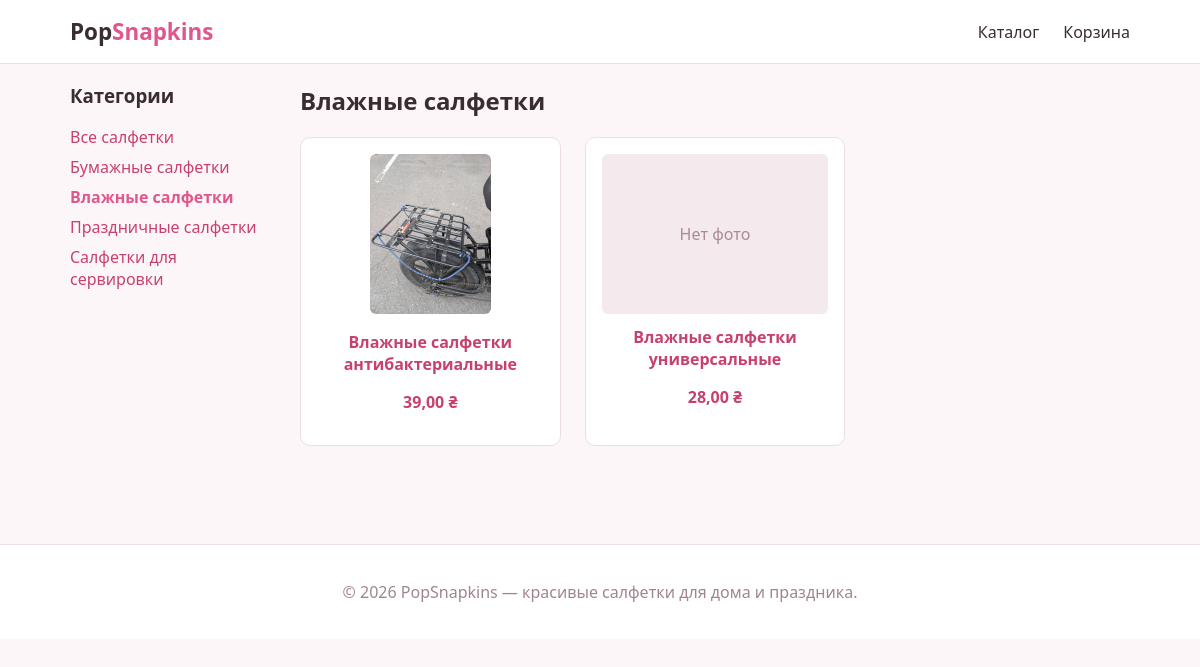
/category/wet/, run on the app's committed database.
### shop/models.py (models this page shows, shortened)
class Category(models.Model):
    name = models.CharField('Название', max_length=100)
    slug = models.SlugField('URL', max_length=100, unique=True)
    class Meta:
        verbose_name = 'Категория'
        verbose_name_plural = 'Категории'
        ordering = ['name']
    def get_absolute_url(self):
        return reverse('shop:product_list_by_category', args=[self.slug])

class Product(models.Model):
    category = models.ForeignKey(
        Category, related_name='products', on_delete=models.CASCADE,
        verbose_name='Категория',
    )
    name = models.CharField('Название', max_length=200)
    slug = models.SlugField('URL', max_length=200, unique=True)
    description = models.TextField('Описание', blank=True)
    image = models.ImageField('Изображение', upload_to='products/%Y/%m/', blank=True)
    price = models.DecimalField('Цена', max_digits=8, decimal_places=2)
    stock = models.PositiveIntegerField('Остаток на складе', default=0)
    available = models.BooleanField('В продаже', default=True)
    created = models.DateTimeField('Создан', auto_now_add=True)
    updated = models.DateTimeField('Обновлён', auto_now=True)
    class Meta:
        verbose_name = 'Товар'
        verbose_name_plural = 'Товары'
        ordering = ['name']
    def get_absolute_url(self):
        return reverse('shop:product_detail', args=[self.id, self.slug])

### shop/views.py (the view)
# urls.py: path('', views.product_list, name='product_list'),
def product_list(request, category_slug=None):
    category = None
    categories = Category.objects.all()
    products = Product.objects.filter(available=True)
    if category_slug:
        category = get_object_or_404(Category, slug=category_slug)
        products = products.filter(category=category)
    return render(request, 'shop/product/list.html', {
        'category': category,
        'categories': categories,
        'products': products,
    })

### shop/cart.py (called while the page is built)
    def __len__(self):
        return sum(item['quantity'] for item in self.cart.values())

### shop/context_processors.py (called while the page is built)
def cart(request):
    return {'cart': Cart(request)}

### shop/templates/shop/product/list.html (shortened to what this page needs)
{% extends "shop/base.html" %}
{% load static %}
{% block content %}
    <div class="catalog-layout">
        <aside class="sidebar">
            <h3>Категории</h3>
            <ul class="category-list">
                <li{% if not category %} class="active"{% endif %}>
                    <a href="{% url 'shop:product_list' %}">Все салфетки</a>
                </li>
                {% for c in categories %}
                    <li{% if category.slug == c.slug %} class="active"{% endif %}>
                        <a href="{{ c.get_absolute_url }}">{{ c.name }}</a>
                    </li>
                {% endfor %}
            </ul>
        </aside>
        <section class="product-grid">
            <h1>{% if category %}{{ category.name }}{% else %}Все салфетки{% endif %}</h1>
            {% if products %}
                <div class="grid">
                    {% for product in products %}
                        <div class="product-card">
                            <a href="{{ product.get_absolute_url }}" class="product-image">
                                {% if product.image %}
                                    <img src="{{ product.image.url }}" alt="{{ product.name }}">
                                {% else %}
                                    <div class="no-image">Нет фото</div>
                                {% endif %}
                            </a>
                            <h2><a href="{{ product.get_absolute_url }}">{{ product.name }}</a></h2>
                            <p class="price">{{ product.price }} ₴</p>
                        </div>
                    {% endfor %}
                </div>
            {% else %}
                <p>В этой категории пока нет товаров.</p>
            {% endif %}
        </section>
    </div>
{% endblock %}

### shop/static/shop/css/style.css (style rules this page uses)
:root { --color-primary: #e0578c; --color-primary-dark: #c8406f; --color-bg: #fdf6f8; --color-text: #3a2c33; --color-border: #eeddE3; }
* { box-sizing: border-box; }
body { margin: 0; font-family: "Segoe UI", Arial, sans-serif; background: var(--color-bg); color: var(--color-text); }
a { color: var(--color-primary-dark); text-decoration: none; }
.catalog-layout { display: flex; gap: 30px; }
.sidebar { flex: 0 0 200px; }
.category-list { list-style: none; padding: 0; }
.category-list li { margin-bottom: 8px; }
.category-list li.active a { color: var(--color-primary); font-weight: bold; }
.product-grid { flex: 1; }
.grid { display: grid; grid-template-columns: repeat(auto-fill, minmax(220px, 1fr)); gap: 24px; margin-top: 20px; }
.product-card { background: #fff; border: 1px solid var(--color-border); border-radius: 10px; padding: 16px; text-align: center; transition: box-shadow 0.15s ease; }
.product-image img { max-width: 100%; height: 160px; object-fit: cover; border-radius: 6px; }
.no-image { height: 160px; display: flex; align-items: center; justify-content: center; background: #f4e9ec; color: #aa8a94; border-radius: 6px; }
.product-card h2 { font-size: 1rem; margin: 12px 0 4px; }
.price, .price-large { color: var(--color-primary-dark); font-weight: bold; }

### data on the page
Category: name "Бумажные салфетки"
Category: name "Влажные салфетки"
Category: name "Праздничные салфетки"
Category: name "Салфетки для сервировки"
Product: image (picture), name "Влажные салфетки антибактериальные", price "39,00"
Product: image "Нет фото", name "Влажные салфетки универсальные", price "28,00"
